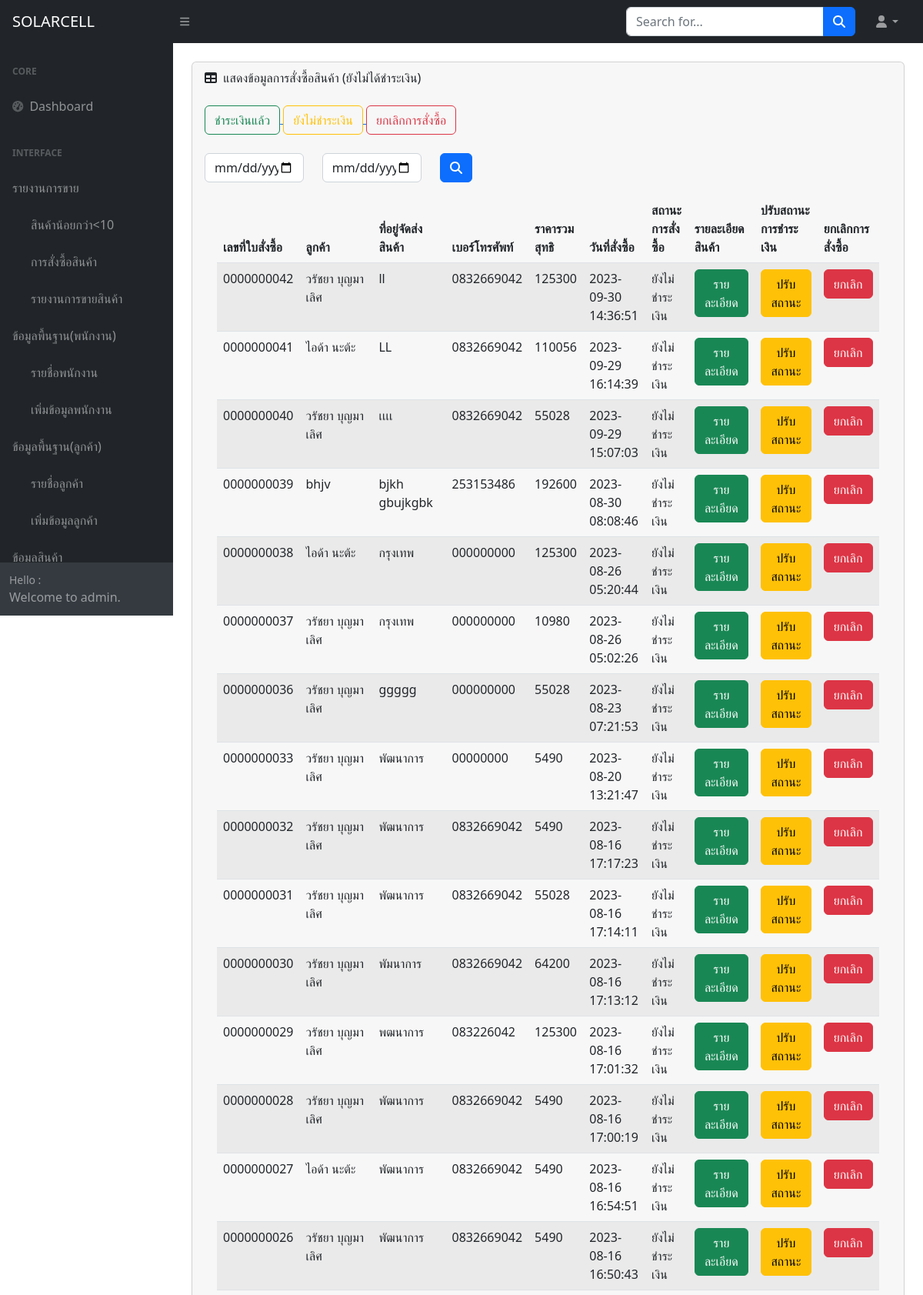
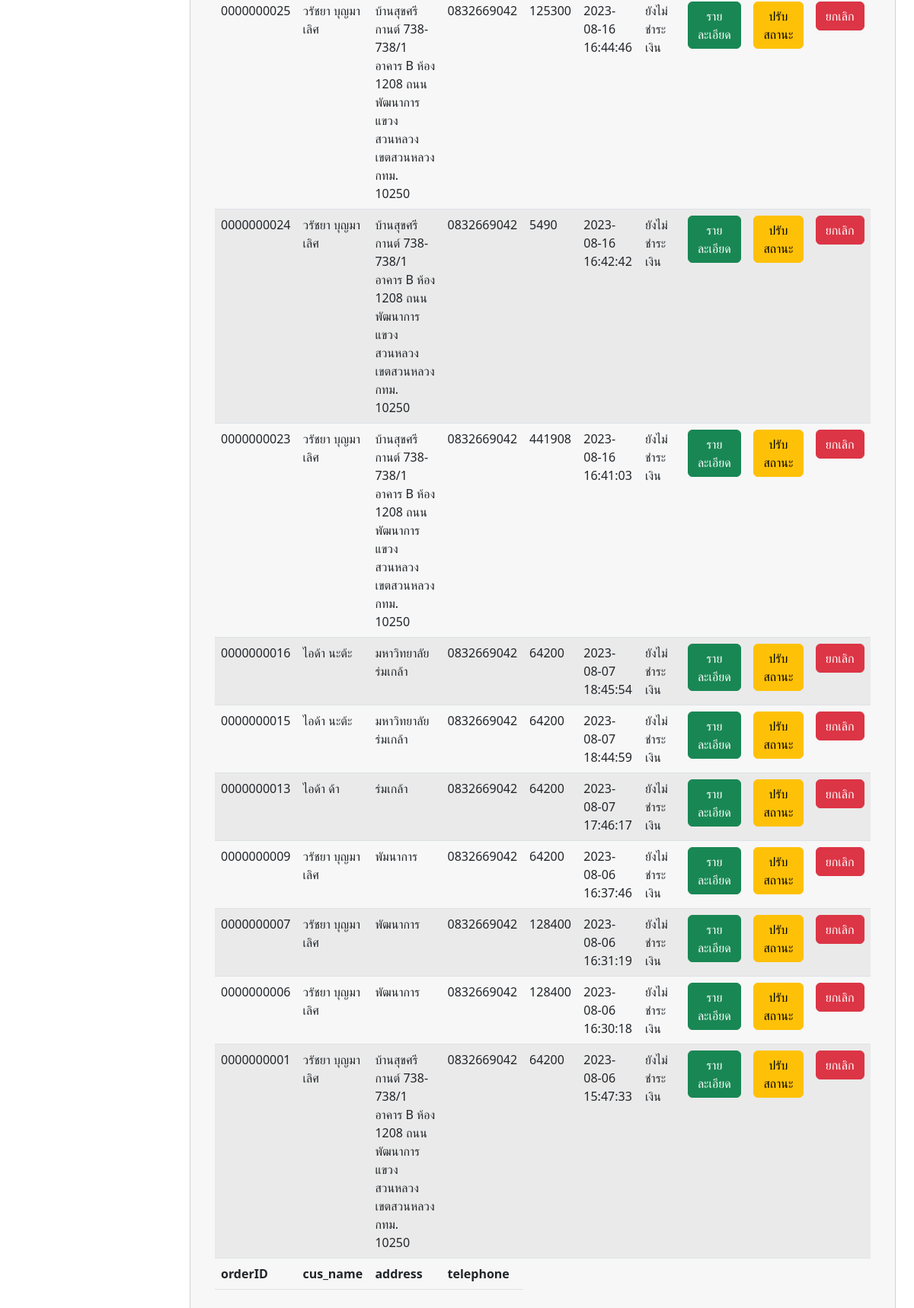
The page /admin/report_order.php (signed in, upper part) on the database its author committed (2 pictures, top to bottom).
### tables this page shows
CREATE TABLE `tb_order` (
  `orderID` int(10) UNSIGNED ZEROFILL NOT NULL COMMENT 'เลขที่ใบสั่งซื้อ',
  `cus_name` varchar(60) NOT NULL COMMENT 'ชื่อ-นามสกุล',
  `address` text NOT NULL COMMENT 'ที่อยู่การจัดส่งสินค้า',
  `telephone` varchar(10) NOT NULL COMMENT 'เบอร์โทรศัพท์',
  `total_price` float NOT NULL COMMENT 'ราคารวมสุทธิ์',
  `order_status` varchar(1) NOT NULL COMMENT '0=ยกเลิก,1=ยังไม่ชำระเงิน,2=ชำระเงิน',
  `reg_date` timestamp NOT NULL DEFAULT current_timestamp() COMMENT 'วันที่สั่งซื้อ'
);

### admin/report_order.php (the view, shortened to what this page needs)
<?php include 'condb.php';?>
<!DOCTYPE html>
<html lang="en">
    <head>
        <link href="https://cdn.jsdelivr.net/npm/simple-datatables@7.1.2/dist/style.min.css" rel="stylesheet" />
        <link href="css/styles.css" rel="stylesheet" />
    </head>
    <body class="sb-nav-fixed">
       <?php include 'menu1.php'; ?>
            <div id="layoutSidenav_content">
                <main>
                    <div class="container-fluid px-4">
                        <div class="card mb-4 mt-4">
                            <div class="card-header">
                                <i class="fas fa-table me-1"></i>
                                แสดงข้อมูลการสั่งซื้อสินค้า (ยังไม่ได้ชำระเงิน)
                                <div>
                                    <br>
                                <a href="report_order_yes.php"><button type="button" class="btn btn-outline-success">ชำระเงินแล้ว</button> </a>
                                <a href="report_order.php"><button type="button" class="btn btn-outline-warning">ยังไม่ชำระเงิน</button> </a>
                                <a href="report_order_no.php"><button type="button" class="btn btn-outline-danger">ยกเลิกการสั่งซื้อ</button> </a>
                                </div>
                                <br>
                                <div>
                <form name="form1" method="POST" action="report_order.php">
        <div class="row">
    <div class="col-sm-2">
      <input type="date" name="dt1" class="form-control">
    </div>
    <div class="col-sm-2">
    <input type="date" name="dt2" class="form-control">
    </div>
    <div class="col-sm-4">
    <button type="submit" class="btn btn-primary"><i class="fas fa-search"></i> </button>
    </div>
  </div>
                </form>
                                </div>
                            <div class="card-body">
                                <table id="datatablesSimple" class="table table-striped table-hover">
                                    <thead>
                                        <tr>
                                            <th>เลขที่ใบสั่งซื้อ</th>
                                            <th>ลูกค้า</th>
                                            <th>ที่อยู่จัดส่งสินค้า</th>
                                            <th>เบอร์โทรศัพท์</th>
                                            <th>ราคารวมสุทธิ</th>
                                            <th>วันที่สั่งซื้อ</th>
                                            <th>สถานะการสั่งซื้อ</th>
                                            <th>รายละเอียดสินค้า</th>
                                            <th>ปรับสถานะการชำระเงิน</th>
                                            <th>ยกเลิกการสั่งซื้อ</th>
                                        </tr>
                                    </thead>
                                    <tfoot>
                                        <tr>
                                            <th>orderID</th>
                                            <th>cus_name</th>
                                            <th>address</th>
                                            <th>telephone</th>
                                        </tr>
                                    </tfoot>
<?php
$ddt1=@$_POST['dt1'];
$ddt2=@$_POST['dt2'];
$add_date= date('Y/m/d', strtotime($ddt2. "+1 days"));
if(($ddt1 !="") & ($ddt2 !="")){
echo "ค้นหาจากวันที่ $ddt1 ถึง $ddt2 " ;
$sql ="select * from tb_order where order_status='1' and reg_date BETWEEN '$ddt1' and '$add_date'
order by reg_date DESC";
}else{
    $sql ="select * from tb_order where  order_status='1' order by reg_date DESC";
}
$result=mysqli_query($conn,$sql);
while($row=mysqli_fetch_array($result)){
$status = $row['order_status'];
?>
                                        <tr>
                                            <td><?=$row['orderID']?></td>
                                            <td><?=$row['cus_name']?></td>
                                            <td><?=$row['address']?></td>
                                            <td><?=$row['telephone']?></td>
                                            <td><?=$row['total_price']?></td>
                                            <td><?=$row['reg_date']?></td>
                                            <td>
                                                <?php
                                            if($status == 1){
                                                echo "ยังไม่ชำระเงิน";
                                            }else if($status == 2){
                                                echo "<b style='color:green'> ชำระเงินแล้ว </b>";
                                            }else if($status == 0){
                                                echo "<b style='color:red'> ยกเลิกการสั่งซื้อ </b>";
                                            }
                                                ?>
                                            </td>
                                            <td><a href="report_order_detail.php?id=<?=$row['orderID']?>" class="btn btn-success">รายละเอียด</a></td>
                                            <td><a href="pay_order.php?id=<?=$row['orderID']?>" class="btn btn-warning"
                                            onclick="del1(this.href); return false">ปรับสถานะ</a></td>
                                            <td><a href="cencel_order.php?id=<?=$row['orderID']?>" class="btn btn-danger"
                                            onclick="del(this.href); return false">ยกเลิก</a></td>
                                        </tr>
                                    <?php
                                    }
                                    ?>
                                </table>
                            </div>
                        </div>
                    </div>
                </main>
            </div>
        </div>
    </body>
</html>

### rows shown on the page
tb_order: orderID "0000000042", cus_name "วรัชยา บุญมาเลิศ", address "ll", telephone "0832669042", total_price "125300", reg_date "2023-09-30 14:36:51", order_status "ยังไม่ชำระเงิน"
tb_order: orderID "0000000041", cus_name "ไอด้า นะต้ะ", address "LL", telephone "0832669042", total_price "110056", reg_date "2023-09-29 16:14:39", order_status "ยังไม่ชำระเงิน"
tb_order: orderID "0000000040", cus_name "วรัชยา บุญมาเลิศ", address "เเเเ", telephone "0832669042", total_price "55028", reg_date "2023-09-29 15:07:03", order_status "ยังไม่ชำระเงิน"
tb_order: orderID "0000000039", cus_name "bhjv", address "bjkh gbujkgbk", telephone "253153486", total_price "192600", reg_date "2023-08-30 08:08:46", order_status "ยังไม่ชำระเงิน"
tb_order: orderID "0000000038", cus_name "ไอด้า นะต้ะ", address "กรุงเทพ", telephone "000000000", total_price "125300", reg_date "2023-08-26 05:20:44", order_status "ยังไม่ชำระเงิน"
tb_order: orderID "0000000037", cus_name "วรัชยา บุญมาเลิศ", address "กรุงเทพ", telephone "000000000", total_price "10980", reg_date "2023-08-26 05:02:26", order_status "ยังไม่ชำระเงิน"
tb_order: orderID "0000000036", cus_name "วรัชยา บุญมาเลิศ", address "ggggg", telephone "000000000", total_price "55028", reg_date "2023-08-23 07:21:53", order_status "ยังไม่ชำระเงิน"
tb_order: orderID "0000000033", cus_name "วรัชยา บุญมาเลิศ", address "พัฒนาการ", telephone "00000000", total_price "5490", reg_date "2023-08-20 13:21:47", order_status "ยังไม่ชำระเงิน"
tb_order: orderID "0000000032", cus_name "วรัชยา บุญมาเลิศ", address "พัฒนาการ", telephone "0832669042", total_price "5490", reg_date "2023-08-16 17:17:23", order_status "ยังไม่ชำระเงิน"
tb_order: orderID "0000000031", cus_name "วรัชยา บุญมาเลิศ", address "พัฒนาการ", telephone "0832669042", total_price "55028", reg_date "2023-08-16 17:14:11", order_status "ยังไม่ชำระเงิน"
tb_order: orderID "0000000030", cus_name "วรัชยา บุญมาเลิศ", address "พัมนาการ", telephone "0832669042", total_price "64200", reg_date "2023-08-16 17:13:12", order_status "ยังไม่ชำระเงิน"
tb_order: orderID "0000000029", cus_name "วรัชยา บุญมาเลิศ", address "พฒนาการ", telephone "083226042", total_price "125300", reg_date "2023-08-16 17:01:32", order_status "ยังไม่ชำระเงิน"
tb_order: orderID "0000000028", cus_name "วรัชยา บุญมาเลิศ", address "พัฒนาการ", telephone "0832669042", total_price "5490", reg_date "2023-08-16 17:00:19", order_status "ยังไม่ชำระเงิน"
tb_order: orderID "0000000027", cus_name "ไอด้า นะต้ะ", address "พัฒนาการ", telephone "0832669042", total_price "5490", reg_date "2023-08-16 16:54:51", order_status "ยังไม่ชำระเงิน"
tb_order: orderID "0000000026", cus_name "วรัชยา บุญมาเลิศ", address "พัฒนาการ", telephone "0832669042", total_price "5490", reg_date "2023-08-16 16:50:43", order_status "ยังไม่ชำระเงิน"
tb_order: orderID "0000000025", cus_name "วรัชยา บุญมาเลิศ", address "บ้านสุขศรีกานต์ 738-738/1 อาคาร B ห้อง 1208 ถนนพัฒนาการ แขวงสวนหลวง เขตสวนหลวง กทม. 10250", telephone "0832669042", total_price "125300", reg_date "2023-08-16 16:44:46", order_status "ยังไม่ชำระเงิน"
tb_order: orderID "0000000024", cus_name "วรัชยา บุญมาเลิศ", address "บ้านสุขศรีกานต์ 738-738/1 อาคาร B ห้อง 1208 ถนนพัฒนาการ แขวงสวนหลวง เขตสวนหลวง กทม. 10250", telephone "0832669042", total_price "5490", reg_date "2023-08-16 16:42:42", order_status "ยังไม่ชำระเงิน"
tb_order: orderID "0000000023", cus_name "วรัชยา บุญมาเลิศ", address "บ้านสุขศรีกานต์ 738-738/1 อาคาร B ห้อง 1208 ถนนพัฒนาการ แขวงสวนหลวง เขตสวนหลวง กทม. 10250", telephone "0832669042", total_price "441908", reg_date "2023-08-16 16:41:03", order_status "ยังไม่ชำระเงิน"
tb_order: orderID "0000000016", cus_name "ไอด้า นะต้ะ", address "มหาวิทยาลัยร่มเกล้า", telephone "0832669042", total_price "64200", reg_date "2023-08-07 18:45:54", order_status "ยังไม่ชำระเงิน"
tb_order: orderID "0000000015", cus_name "ไอด้า นะต้ะ", address "มหาวิทยาลัยร่มเกล้า", telephone "0832669042", total_price "64200", reg_date "2023-08-07 18:44:59", order_status "ยังไม่ชำระเงิน"
tb_order: orderID "0000000013", cus_name "ไอด้า ด้า", address "ร่มเกล้า", telephone "0832669042", total_price "64200", reg_date "2023-08-07 17:46:17", order_status "ยังไม่ชำระเงิน"
tb_order: orderID "0000000009", cus_name "วรัชยา บุญมาเลิศ", address "พัมนาการ", telephone "0832669042", total_price "64200", reg_date "2023-08-06 16:37:46", order_status "ยังไม่ชำระเงิน"
tb_order: orderID "0000000007", cus_name "วรัชยา บุญมาเลิศ", address "พัฒนาการ", telephone "0832669042", total_price "128400", reg_date "2023-08-06 16:31:19", order_status "ยังไม่ชำระเงิน"
tb_order: orderID "0000000006", cus_name "วรัชยา บุญมาเลิศ", address "พัฒนาการ", telephone "0832669042", total_price "128400", reg_date "2023-08-06 16:30:18", order_status "ยังไม่ชำระเงิน"
tb_order: orderID "0000000001", cus_name "วรัชยา บุญมาเลิศ", address "บ้านสุขศรีกานต์ 738-738/1 อาคาร B ห้อง 1208 ถนนพัฒนาการ แขวงสวนหลวง เขตสวนหลวง กทม. 10250", telephone "0832669042", total_price "64200", reg_date "2023-08-06 15:47:33", order_status "ยังไม่ชำระเงิน"
